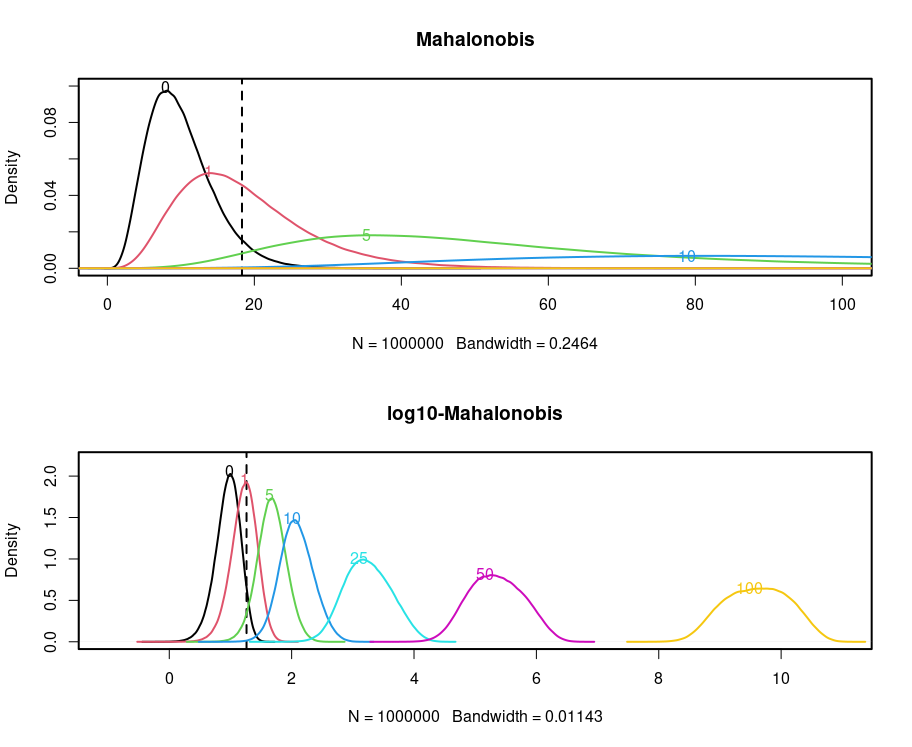

Generate this figure with R:
# KL divergence btw F0 and F1

rm(list=ls()); par(pch=20, lwd=2)
library(mvtnorm)
source('FunctionsKLgauss.R')

# Dims
d <- 10; KLval <- c(0, 1, 5, 10, 25, 50, 100)

# Parms
load(paste0('SimParmsGrid-d', d, '.Rdata'))
l1val <- sort(l1val[which(l1val >= 1)])
rho1val <- sort(rho1val[which(rho1val >= rho0)])
rbind(KLval, k1val, l1val, rho1val)
klNb <- length(KLval)

# Sigma0
Sigma0inv <- solve(Sigma0)
Sigma0eig <- eigen(Sigma0)
Sigma0invHalf <- Sigma0eig$vectors%*%diag(1/sqrt(Sigma0eig$values))%*%t(Sigma0eig$vectors)
Sigma0half <- Sigma0eig$vectors%*%diag(sqrt(Sigma0eig$values))%*%t(Sigma0eig$vectors)

par(mfrow=c(2, 1))
B <- 1e6

# Distribution 
U <- matrix(rnorm(d*B), B, d)
X0 <- rmvnorm(B, mean=mu0, sigma=Sigma0)
d0 <- rowSums((X0%*%Sigma0invHalf)^2)
f0 <- density((d0))
xMin <- 1e-1; xMax <- 1e2
plot(f0, xlim=c((xMin), (xMax)), ylim=c(0, .1), main='Mahalonobis')  
# curve(dchisq(x, df=d), from=1e-2, to=max(d0), add=TRUE, lty=2)
text(0.98*f0$x[which.max(f0$y)], 1.02*max(f0$y), labels='0', col=1)
abline(v=(quantile(d0, probs=.95)), lty=2)
for(kl in 2:klNb){
  parms1 <- ParmsF1(m1=m1, k1=k1val[kl], l1=l1val[kl], rho1=rho1val[kl])
  X1 <- rmvnorm(B, mean=parms1$mu, sigma=parms1$Sigma)
  d1 <- rowSums((X1%*%Sigma0invHalf)^2)
  f1 <- density((d1))
  lines(f1, col=kl)  
  text(0.98*f1$x[which.max(f1$y)], 1.02*max(f1$y), labels=KLval[kl], col=kl)
}

# Distribution (log scale)
U <- matrix(rnorm(d*B), B, d)
X0 <- rmvnorm(B, mean=mu0, sigma=Sigma0)
d0 <- rowSums((X0%*%Sigma0invHalf)^2)
f0 <- density(log10(d0))
xMin <- 1e-1; xMax <- 1e11
plot(f0, xlim=c(log10(xMin), log10(xMax)), ylim=c(0, 2.2), main='log10-Mahalonobis')  
# curve(dchisq(x, df=d), from=1e-2, to=max(d0), add=TRUE, lty=2)
text(0.98*f0$x[which.max(f0$y)], 1.02*max(f0$y), labels='0', col=1)
abline(v=log10(quantile(d0, probs=.95)), lty=2)
for(kl in 2:klNb){
  parms1 <- ParmsF1(m1=m1, k1=k1val[kl], l1=l1val[kl], rho1=rho1val[kl])
  X1 <- rmvnorm(B, mean=parms1$mu, sigma=parms1$Sigma)
  d1 <- rowSums((X1%*%Sigma0invHalf)^2)
  f1 <- density(log10(d1))
  lines(f1, col=kl)  
  text(0.98*f1$x[which.max(f1$y)], 1.02*max(f1$y), labels=KLval[kl], col=kl)
}
